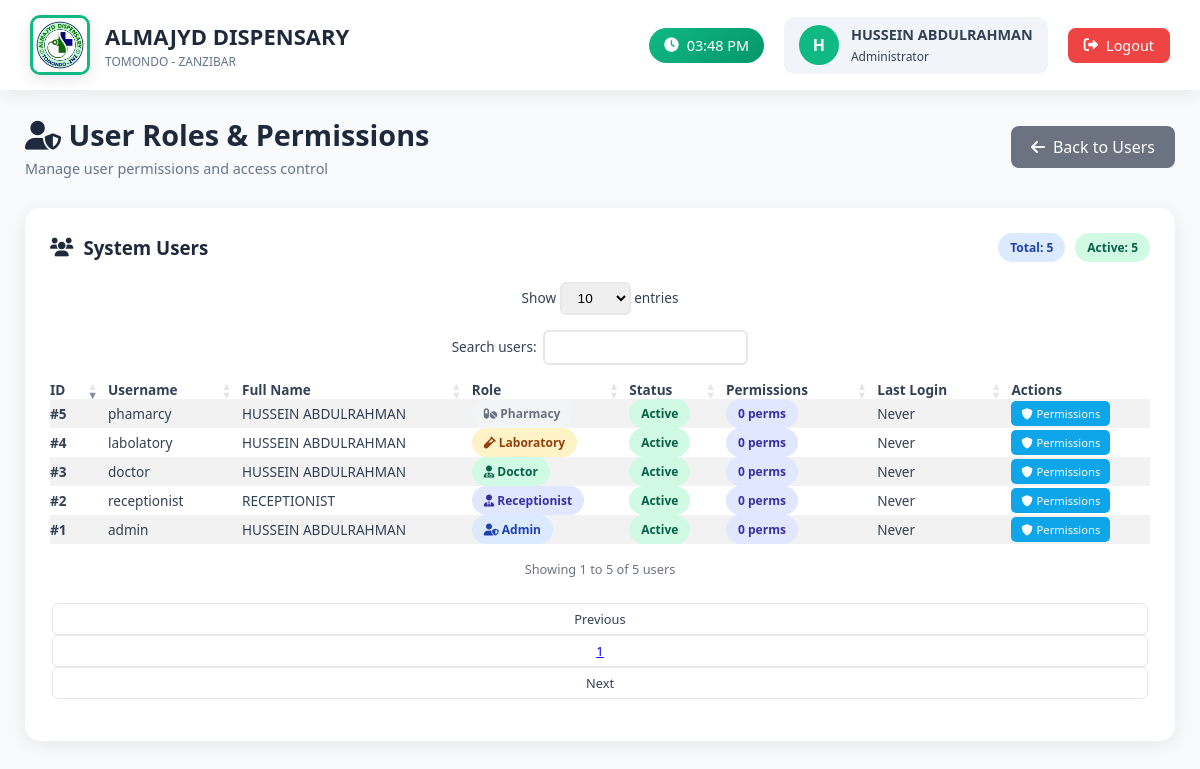
/admin/user_roles.php (signed in), run on an earlier commit of the app's database.
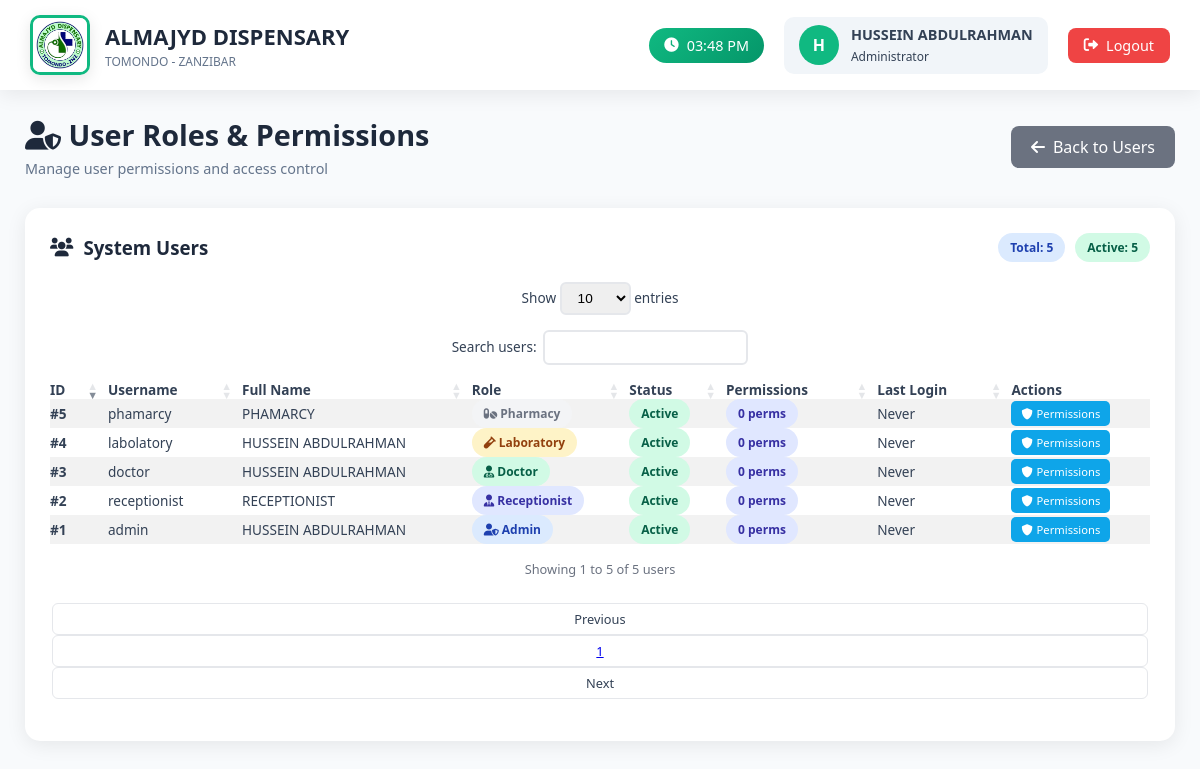
And on a later commit of the database.
### tables this page shows
CREATE TABLE `users` (
  `id` int(11) NOT NULL,
  `username` varchar(50) NOT NULL,
  `password` varchar(255) NOT NULL,
  `email` varchar(100) DEFAULT NULL,
  `role` enum('admin','doctor','receptionist','laboratory','pharmacy','cashier') NOT NULL,
  `full_name` varchar(100) NOT NULL,
  `phone` varchar(20) DEFAULT NULL,
  `district` varchar(50) DEFAULT NULL,
  `region` varchar(50) DEFAULT NULL,
  `status` enum('active','inactive') DEFAULT 'active',
  `created_at` timestamp NOT NULL DEFAULT current_timestamp(),
  `updated_at` timestamp NOT NULL DEFAULT current_timestamp() ON UPDATE current_timestamp()
);

### admin/user_roles.php (the view, shortened to what the changed rows need)
<?php
require_once '../config.php';
$users = $pdo->query("SELECT * FROM users ORDER BY role, full_name")->fetchAll(PDO::FETCH_ASSOC);
?>
<!DOCTYPE html>
<html lang="en">
<head>
    <link rel="stylesheet" href="https://cdn.datatables.net/1.13.6/css/dataTables.bootstrap5.min.css">
    <link rel="stylesheet" href="https://cdnjs.cloudflare.com/ajax/libs/font-awesome/6.0.0/css/all.min.css">
</head>
<body>
    <div class="topbar">
        <div class="logo-section">
            <div class="clinic-info">
                <h1>ALMAJYD DISPENSARY</h1>
            </div>
        </div>
    </div>
    <div class="main">
        <div class="page-header">
            <div class="page-title">
                <h2><i class="fas fa-user-shield"></i> User Roles & Permissions</h2>
            </div>
        </div>
        <div class="table-container">
            <div class="table-responsive">
                <table class="table table-striped table-hover" id="usersTable" style="width:100%">
                    <thead>
                        <tr>
                            <th>ID</th>
                            <th>Username</th>
                            <th>Full Name</th>
                            <th>Role</th>
                            <th>Status</th>
                            <th>Permissions</th>
                            <th>Last Login</th>
                            <th>Actions</th>
                        </tr>
                    </thead>
                    <tbody>
                        <?php foreach ($users as $user):
                            $permission_count = 0;
                            $last_login = 'Never';
                        ?>
                        <tr>
                            <td><strong>#<?php echo $user['id']; ?></strong></td>
                            <td><?php echo htmlspecialchars($user['username']); ?></td>
                            <td><?php echo htmlspecialchars($user['full_name']); ?></td>
                            <td>
                                <span class="badge
                                    <?php
                                    switch($user['role']) {
                                        case 'admin': echo 'badge-primary'; break;
                                        case 'doctor': echo 'badge-success'; break;
                                        case 'receptionist': echo 'badge-info'; break;
                                        case 'laboratory': echo 'badge-warning'; break;
                                        case 'pharmacy': echo 'badge-secondary'; break;
                                    }
                                    ?>">
                                    <i class="fas fa-<?php
                                        switch($user['role']) {
                                            case 'admin': echo 'user-shield'; break;
                                            case 'doctor': echo 'user-md'; break;
                                            case 'receptionist': echo 'user-tie'; break;
                                            case 'laboratory': echo 'vial'; break;
                                            case 'pharmacy': echo 'pills'; break;
                                        }
                                    ?>"></i>
                                    <?php echo ucfirst($user['role']); ?>
                                </span>
                            </td>
                            <td>
                                <span class="badge <?php echo $user['status'] == 'active' ? 'badge-success' : 'badge-danger'; ?>">
                                    <?php echo ucfirst($user['status']); ?>
                                </span>
                            </td>
                            <td>
                                <span class="badge badge-info">
                                    <?php echo $permission_count; ?> perms
                                </span>
                            </td>
                            <td><?php echo $last_login; ?></td>
                            <td>
                                <div class="action-buttons">
                                    <a href="?edit_permissions=<?php echo $user['id']; ?>" class="btn-sm btn-info">
                                        <i class="fas fa-shield-alt"></i>
                                        Permissions
                                    </a>
                                </div>
                            </td>
                        </tr>
                        <?php endforeach; ?>
                    </tbody>
                </table>
            </div>
        </div>
    </div>
</body>
</html>

What changed in the data, as far as the page shows it:
changed users "phamarcy": full_name "HUSSEIN ABDULRAHMAN" → "PHAMARCY"
